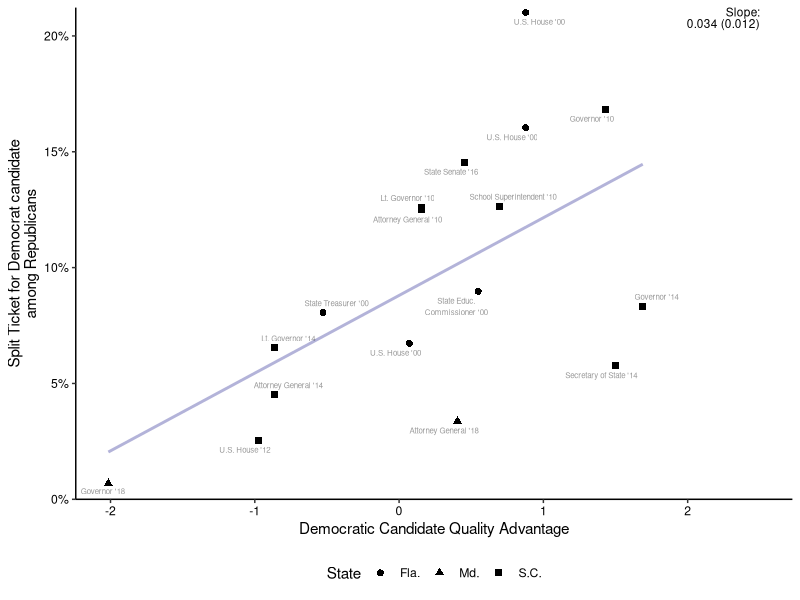
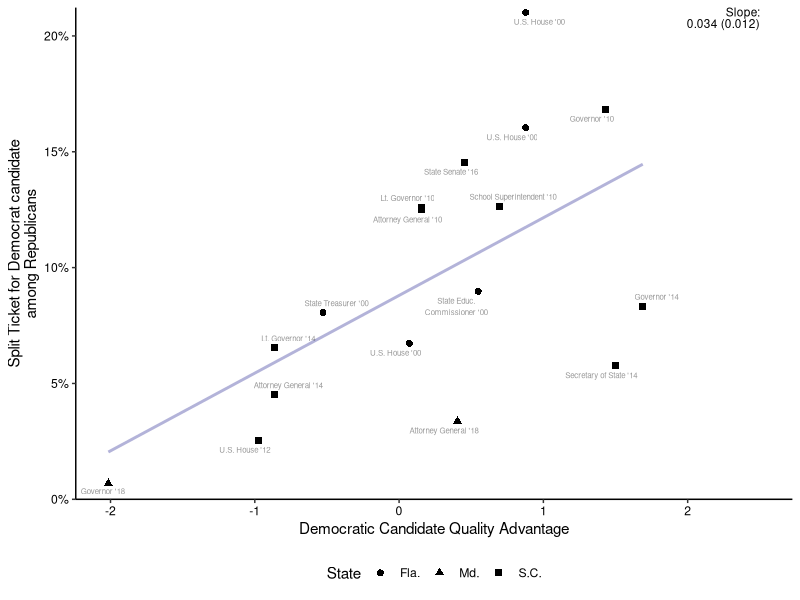

R code for these plots, in order:
suppressPackageStartupMessages({
  library(tidyverse)
  library(ggrepel)
  library(glue)
  library(scales)
  library(broom)
})

# data ---
comp_df <- read_csv("data/deluca_quality.csv",
  show_col_types = FALSE
)

# splits
coefs <- lm(split_for_D ~ quality_differential, comp_df) |>
  broom::tidy() |>
  rename(est = estimate, se = std.error) |>
  mutate(lbl = glue("{number(est, accuracy = 0.001)} ({number(se, accuracy = 0.001)})"))

# Graph ------
comp_df |>
  ggplot(aes(x = quality_differential, split_for_D)) +
  geom_point(aes(shape = state), size = 2) +
  geom_line(
    stat = "smooth", method = "lm", formula = y ~ x, se = FALSE,
    color = "navy", linewidth = 1, alpha = 0.3
  ) +
  geom_text_repel(aes(label = office), alpha = 0.4, size = 2, seed = 06510) +
  annotate("text",
    x = 2.5, y = Inf,
    label = glue("Slope:\n{coefs$lbl[coefs$term == 'quality_differential']}"),
    vjust = 1, hjust = 1, lineheight = 0.8, size = 3
  ) +
  scale_shape_discrete(labels = c("FL" = "Fla.", "MD" = "Md.", "SC" = "S.C.")) +
  scale_y_continuous(labels = scales::percent, expand = expansion(mult = c(0, 0.01))) +
  expand_limits(y = 0) +
  theme_classic() +
  labs(
    x = "Democratic Candidate Quality Advantage",
    y = "Split Ticket for Democrat candidate\namong Republicans",
    shape = "State"
  ) +
  theme(
    axis.text = element_text(color = "black"),
    legend.position = "bottom"
  )

ggsave("paper/figures/deluca_comparison.pdf", w = 4.4, h = 4)
